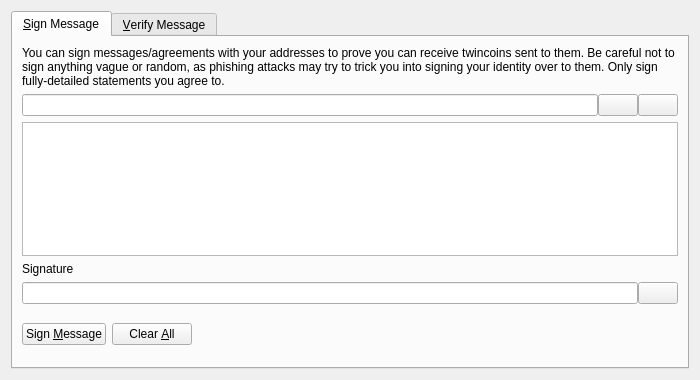
<?xml version="1.0" encoding="UTF-8"?>
<ui version="4.0">
 <class>SignVerifyMessageDialog</class>
 <widget class="QDialog" name="SignVerifyMessageDialog">
  <property name="geometry">
   <rect>
    <x>0</x>
    <y>0</y>
    <width>700</width>
    <height>380</height>
   </rect>
  </property>
  <property name="windowTitle">
   <string>Signatures - Sign / Verify a Message</string>
  </property>
  <property name="modal">
   <bool>true</bool>
  </property>
  <layout class="QVBoxLayout" name="verticalLayout">
   <item>
    <widget class="QTabWidget" name="tabWidget">
     <property name="currentIndex">
      <number>0</number>
     </property>
     <widget class="QWidget" name="tabSignMessage">
      <attribute name="title">
       <string>&amp;Sign Message</string>
      </attribute>
      <layout class="QVBoxLayout" name="verticalLayout_SM">
       <item>
        <widget class="QLabel" name="infoLabel_SM">
         <property name="text">
          <string>You can sign messages/agreements with your addresses to prove you can receive twincoins sent to them. Be careful not to sign anything vague or random, as phishing attacks may try to trick you into signing your identity over to them. Only sign fully-detailed statements you agree to.</string>
         </property>
         <property name="textFormat">
          <enum>Qt::PlainText</enum>
         </property>
         <property name="wordWrap">
          <bool>true</bool>
         </property>
        </widget>
       </item>
       <item>
        <layout class="QHBoxLayout" name="horizontalLayout_1_SM">
         <property name="spacing">
          <number>0</number>
         </property>
         <item>
          <widget class="QValidatedLineEdit" name="addressIn_SM">
           <property name="toolTip">
            <string>The Twincoin address to sign the message with</string>
           </property>
          </widget>
         </item>
         <item>
          <widget class="QPushButton" name="addressBookButton_SM">
           <property name="toolTip">
            <string>Choose previously used address</string>
           </property>
           <property name="text">
            <string/>
           </property>
           <property name="icon">
            <iconset resource="../bitcoin.qrc">
             <normaloff>:/icons/address-book</normaloff>:/icons/address-book</iconset>
           </property>
           <property name="shortcut">
            <string>Alt+A</string>
           </property>
           <property name="autoDefault">
            <bool>false</bool>
           </property>
          </widget>
         </item>
         <item>
          <widget class="QPushButton" name="pasteButton_SM">
           <property name="toolTip">
            <string>Paste address from clipboard</string>
           </property>
           <property name="text">
            <string/>
           </property>
           <property name="icon">
            <iconset resource="../bitcoin.qrc">
             <normaloff>:/icons/editpaste</normaloff>:/icons/editpaste</iconset>
           </property>
           <property name="shortcut">
            <string>Alt+P</string>
           </property>
           <property name="autoDefault">
            <bool>false</bool>
           </property>
          </widget>
         </item>
        </layout>
       </item>
       <item>
        <widget class="QPlainTextEdit" name="messageIn_SM">
         <property name="toolTip">
          <string>Enter the message you want to sign here</string>
         </property>
        </widget>
       </item>
       <item>
        <widget class="QLabel" name="signatureLabel_SM">
         <property name="text">
          <string>Signature</string>
         </property>
         <property name="textFormat">
          <enum>Qt::PlainText</enum>
         </property>
        </widget>
       </item>
       <item>
        <layout class="QHBoxLayout" name="horizontalLayout_2_SM">
         <property name="spacing">
          <number>0</number>
         </property>
         <item>
          <widget class="QLineEdit" name="signatureOut_SM">
           <property name="font">
            <font>
             <italic>true</italic>
            </font>
           </property>
           <property name="readOnly">
            <bool>true</bool>
           </property>
          </widget>
         </item>
         <item>
          <widget class="QPushButton" name="copySignatureButton_SM">
           <property name="toolTip">
            <string>Copy the current signature to the system clipboard</string>
           </property>
           <property name="text">
            <string/>
           </property>
           <property name="icon">
            <iconset resource="../bitcoin.qrc">
             <normaloff>:/icons/editcopy</normaloff>:/icons/editcopy</iconset>
           </property>
           <property name="autoDefault">
            <bool>false</bool>
           </property>
          </widget>
         </item>
        </layout>
       </item>
       <item>
        <layout class="QHBoxLayout" name="horizontalLayout_3_SM">
         <item>
          <widget class="QPushButton" name="signMessageButton_SM">
           <property name="toolTip">
            <string>Sign the message to prove you own this Twincoin address</string>
           </property>
           <property name="text">
            <string>Sign &amp;Message</string>
           </property>
           <property name="icon">
            <iconset resource="../bitcoin.qrc">
             <normaloff>:/icons/edit</normaloff>:/icons/edit</iconset>
           </property>
           <property name="autoDefault">
            <bool>false</bool>
           </property>
          </widget>
         </item>
         <item>
          <widget class="QPushButton" name="clearButton_SM">
           <property name="toolTip">
            <string>Reset all sign message fields</string>
           </property>
           <property name="text">
            <string>Clear &amp;All</string>
           </property>
           <property name="icon">
            <iconset resource="../bitcoin.qrc">
             <normaloff>:/icons/remove</normaloff>:/icons/remove</iconset>
           </property>
           <property name="autoDefault">
            <bool>false</bool>
           </property>
          </widget>
         </item>
         <item>
          <spacer name="horizontalSpacer_1_SM">
           <property name="orientation">
            <enum>Qt::Horizontal</enum>
           </property>
           <property name="sizeHint" stdset="0">
            <size>
             <width>40</width>
             <height>48</height>
            </size>
           </property>
          </spacer>
         </item>
         <item>
          <widget class="QLabel" name="statusLabel_SM">
           <property name="font">
            <font>
             <weight>75</weight>
             <bold>true</bold>
            </font>
           </property>
           <property name="text">
            <string/>
           </property>
           <property name="wordWrap">
            <bool>true</bool>
           </property>
          </widget>
         </item>
         <item>
          <spacer name="horizontalSpacer_2_SM">
           <property name="orientation">
            <enum>Qt::Horizontal</enum>
           </property>
           <property name="sizeHint" stdset="0">
            <size>
             <width>40</width>
             <height>48</height>
            </size>
           </property>
          </spacer>
         </item>
        </layout>
       </item>
      </layout>
     </widget>
     <widget class="QWidget" name="tabVerifyMessage">
      <attribute name="title">
       <string>&amp;Verify Message</string>
      </attribute>
      <layout class="QVBoxLayout" name="verticalLayout_VM">
       <item>
        <widget class="QLabel" name="infoLabel_VM">
         <property name="text">
          <string>Enter the receiver's address, message (ensure you copy line breaks, spaces, tabs, etc. exactly) and signature below to verify the message. Be careful not to read more into the signature than what is in the signed message itself, to avoid being tricked by a man-in-the-middle attack. Note that this only proves the signing party receives with the address, it cannot prove sendership of any transaction!</string>
         </property>
         <property name="textFormat">
          <enum>Qt::PlainText</enum>
         </property>
         <property name="alignment">
          <set>Qt::AlignLeading|Qt::AlignLeft|Qt::AlignTop</set>
         </property>
         <property name="wordWrap">
          <bool>true</bool>
         </property>
        </widget>
       </item>
       <item>
        <layout class="QHBoxLayout" name="horizontalLayout_1_VM">
         <property name="spacing">
          <number>0</number>
         </property>
         <item>
          <widget class="QValidatedLineEdit" name="addressIn_VM">
           <property name="toolTip">
            <string>The Twincoin address the message was signed with</string>
           </property>
          </widget>
         </item>
         <item>
          <widget class="QPushButton" name="addressBookButton_VM">
           <property name="toolTip">
            <string>Choose previously used address</string>
           </property>
           <property name="text">
            <string/>
           </property>
           <property name="icon">
            <iconset resource="../bitcoin.qrc">
             <normaloff>:/icons/address-book</normaloff>:/icons/address-book</iconset>
           </property>
           <property name="shortcut">
            <string>Alt+A</string>
           </property>
           <property name="autoDefault">
            <bool>false</bool>
           </property>
          </widget>
         </item>
        </layout>
       </item>
       <item>
        <widget class="QPlainTextEdit" name="messageIn_VM"/>
       </item>
       <item>
        <widget class="QValidatedLineEdit" name="signatureIn_VM"/>
       </item>
       <item>
        <layout class="QHBoxLayout" name="horizontalLayout_2_VM">
         <item>
          <widget class="QPushButton" name="verifyMessageButton_VM">
           <property name="toolTip">
            <string>Verify the message to ensure it was signed with the specified Twincoin address</string>
           </property>
           <property name="text">
            <string>Verify &amp;Message</string>
           </property>
           <property name="icon">
            <iconset resource="../bitcoin.qrc">
             <normaloff>:/icons/transaction_0</normaloff>:/icons/transaction_0</iconset>
           </property>
           <property name="autoDefault">
            <bool>false</bool>
           </property>
          </widget>
         </item>
         <item>
          <widget class="QPushButton" name="clearButton_VM">
           <property name="toolTip">
            <string>Reset all verify message fields</string>
           </property>
           <property name="text">
            <string>Clear &amp;All</string>
           </property>
           <property name="icon">
            <iconset resource="../bitcoin.qrc">
             <normaloff>:/icons/remove</normaloff>:/icons/remove</iconset>
           </property>
           <property name="autoDefault">
            <bool>false</bool>
           </property>
          </widget>
         </item>
         <item>
          <spacer name="horizontalSpacer_1_VM">
           <property name="orientation">
            <enum>Qt::Horizontal</enum>
           </property>
           <property name="sizeHint" stdset="0">
            <size>
             <width>40</width>
             <height>48</height>
            </size>
           </property>
          </spacer>
         </item>
         <item>
          <widget class="QLabel" name="statusLabel_VM">
           <property name="font">
            <font>
             <weight>75</weight>
             <bold>true</bold>
            </font>
           </property>
           <property name="text">
            <string/>
           </property>
           <property name="wordWrap">
            <bool>true</bool>
           </property>
          </widget>
         </item>
         <item>
          <spacer name="horizontalSpacer_2_VM">
           <property name="orientation">
            <enum>Qt::Horizontal</enum>
           </property>
           <property name="sizeHint" stdset="0">
            <size>
             <width>40</width>
             <height>48</height>
            </size>
           </property>
          </spacer>
         </item>
        </layout>
       </item>
      </layout>
     </widget>
    </widget>
   </item>
  </layout>
 </widget>
 <customwidgets>
  <customwidget>
   <class>QValidatedLineEdit</class>
   <extends>QLineEdit</extends>
   <header>qt/qvalidatedlineedit.h</header>
  </customwidget>
 </customwidgets>
 <resources>
  <include location="../bitcoin.qrc"/>
 </resources>
 <connections/>
</ui>
